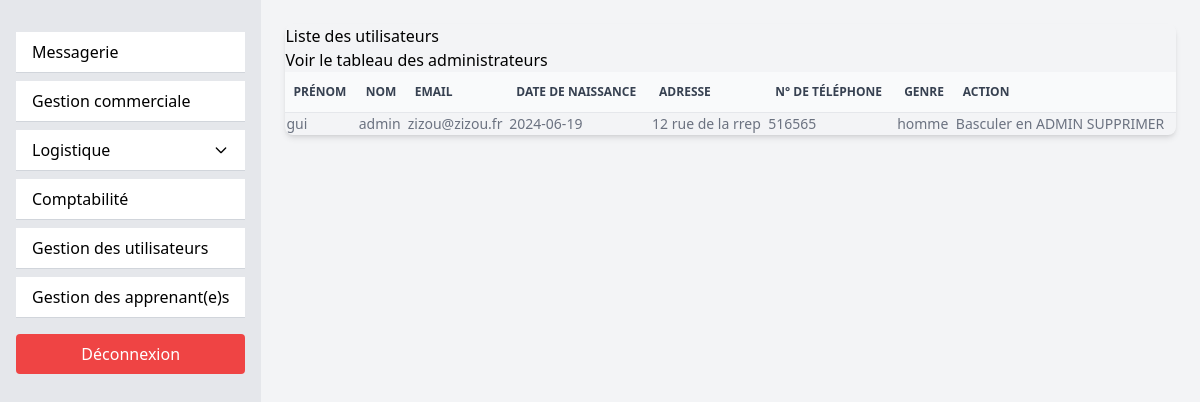
Before: /back_office/userlist.php with the older database file.
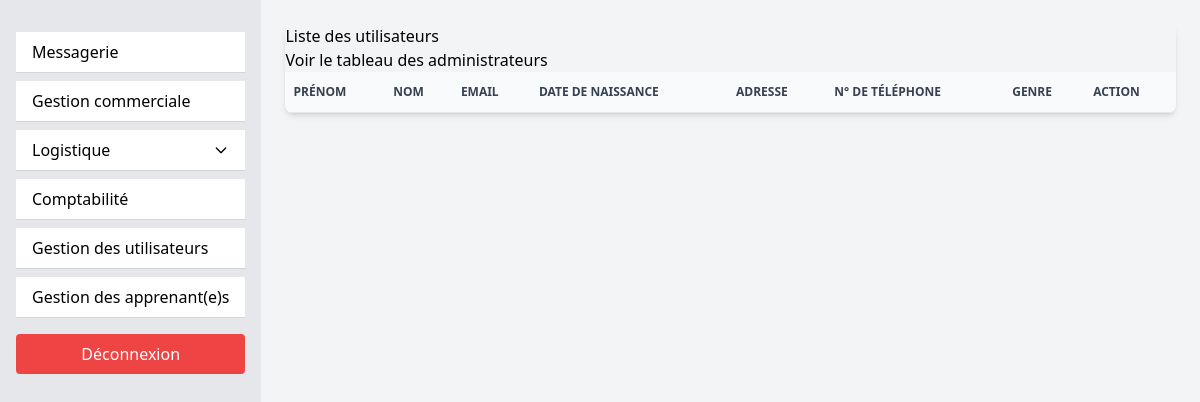
After: the same page with the newer database file.
### tables this page shows
CREATE TABLE `users` (
  `id` int NOT NULL,
  `first_name` varchar(255) NOT NULL,
  `last_name` varchar(255) NOT NULL,
  `password` varchar(255) NOT NULL,
  `birth_date` date NOT NULL,
  `adress` varchar(255) NOT NULL,
  `phone_number` int NOT NULL,
  `email` varchar(255) NOT NULL,
  `genre` varchar(255) NOT NULL,
  `role` varchar(255) NOT NULL DEFAULT 'utilisateur'
);

### src/back_office/userlist.php (the view, shortened to what this page needs)
<?php
require_once("../connect.php");
$sql = "SELECT * FROM `users`";
$query = $db->prepare($sql);
$query->execute();
$users = $query->fetchAll(PDO::FETCH_ASSOC);
?>
<!doctype html>
<html lang="fr">
<head>
  <link rel="stylesheet" href="../styles/output.css">
  <link rel="stylesheet" href="../styles/reset.css">
</head>
<body class="flex min-h-screen bg-gray-100">
  <?php include('navback.php'); ?>
  <div class="flex-1 p-6">
    <div id="liste_produit" class="relative overflow-x-auto shadow-md sm:rounded-lg">
      <h1>Liste des utilisateurs</h1>
      <a href="adminList.php">Voir le tableau des administrateurs</a>
      <table class="w-full text-sm text-left rtl:text-right text-gray-500">
        <thead class="text-xs text-gray-700 uppercase bg-gray-50 border-b">
          <tr>
            <th scope="col" class="px-2 py-3">Prénom</th>
            <th scope="col" class="px-2 py-3">Nom</th>
            <th scope="col" class="px-2 py-3">Email</th>
            <th scope="col" class="px-2 py-3">Date de naissance</th>
            <th scope="col" class="px-2 py-3">Adresse</th>
            <th scope="col" class="px-2 py-3">N° de téléphone</th>
            <th scope="col" class="px-2 py-3">Genre</th>
            <th scope="col" class="px-2 py-3">Action</th>
          </tr>
        </thead>
        <tbody>
          <?php foreach ($users as $user): ?>
            <tr>
              <td><?=$user["first_name"]?></td>
              <td><?=$user["last_name"]?></td>
              <td><?=$user["email"]?></td>
              <td><?=$user["birth_date"]?></td>
              <td><?=$user["adress"]?></td>
              <td><?=$user["phone_number"]?></td>
              <td><?=$user["genre"]?></td>
              <td>
                <a href="#" onclick="confirmAdminTransfer(<?= $user['id'] ?>)">Basculer en ADMIN</a>
                <a href="deleteUser.php?id=<?= $user['id']?>">SUPPRIMER</a>
              </td>
            </tr>
          <?php endforeach; ?>
        </tbody>
      </table>
    </div>
  </div>
</body>
</html>

Changed rows visible on the page:
removed users: first_name "gui", last_name "admin", email "zizou@zizou.fr", birth_date "2024-06-19", adress "12 rue de la rrep", phone_number "516565", genre "homme"
